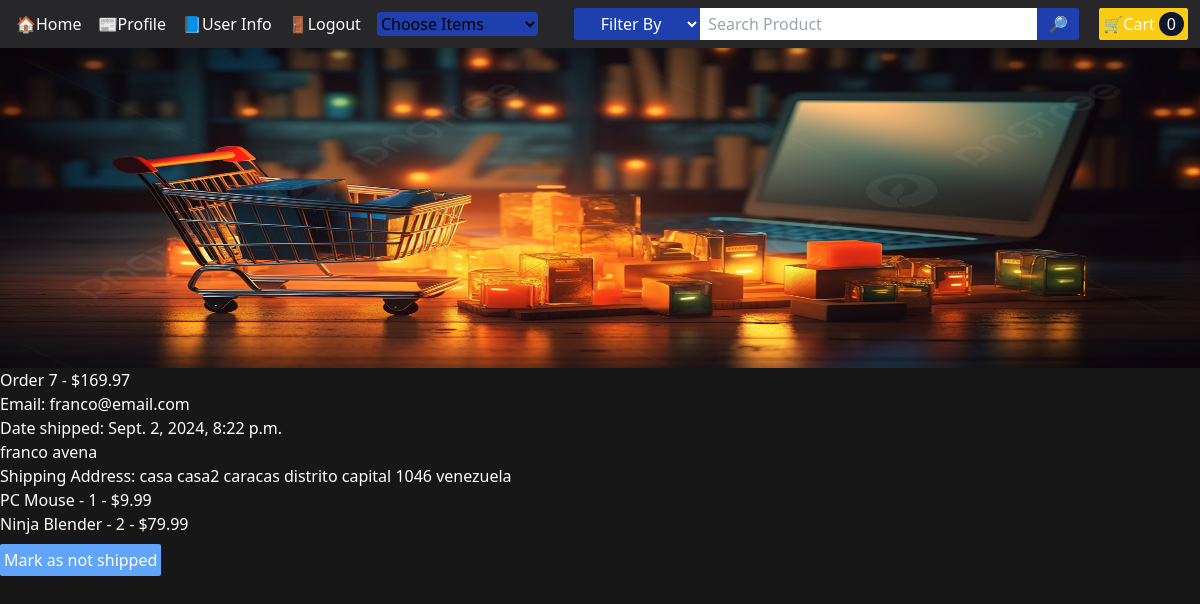
Page /payment/orders/7 (signed in) on the committed database.
### payment/models.py (models this page shows, shortened)
class Order(models.Model):
    user = models.ForeignKey(User, on_delete=models.CASCADE, null=True, blank=True)
    full_name = models.CharField(max_length=250)
    email = models.EmailField(max_length=250)
    shipping_address = models.TextField(max_length=15000)
    amount_paid = models.DecimalField(max_digits=7, decimal_places=2)
    date_ordered = models.DateField(auto_now_add=True)
    shipped = models.BooleanField(default=False)
    date_shipped = models.DateTimeField(blank=True, null=True)

class OrderItem(models.Model):
    order = models.ForeignKey(Order, on_delete=models.CASCADE, null=True)
    product = models.ForeignKey(Product, on_delete=models.CASCADE, null=True)
    user = models.ForeignKey(User, on_delete=models.CASCADE, null=True, blank=True)
    quantity = models.PositiveBigIntegerField(default=1)
    price = models.DecimalField(max_digits=7, decimal_places=2)

### mystore/models.py (models this page shows)
class Product(models.Model):
    id = models.IntegerField(primary_key=True)
    title = models.CharField(max_length=80)
    description = models.CharField(max_length=250)
    image = models.ImageField(blank=True)
    price = models.DecimalField(max_digits=6, decimal_places=2)
    department = models.CharField(max_length=80)
    slug = models.SlugField()

### payment/views.py (the view)
# urls.py: path("orders/<int:pk>", orders, name="orders"),
def orders(request, pk):
    if request.user.is_authenticated and request.user.is_superuser:
        order = Order.objects.get(id=pk)
        items = OrderItem.objects.filter(order=pk)
        if request.POST:
            status = request.POST["shipping_status"]
            if status == "true":
                order = Order.objects.filter(id=pk)
                now = datetime.datetime.now()
                order.update(shipped=True, date_shipped=now)
            else:
                order = Order.objects.filter(id=pk)
                order.update(shipped=False)
            messages.success(request, "shipping status updated")
            return redirect("home")
        else:
            pass
        return render(request, "payment/orders.html", {"order":order, "items":items})
    else:
        messages.success(request, "Access Denied")
        return redirect("home")

### shoppingcart/context_processors.py (called while the page is built)
def shoppingcart(request):
    return {"shoppingcart": ShoppingCart(request)}

### shoppingcart/shoppingcart.py (called while the page is built)
    def __len__(self):
        return len(self.cart)

### payment/templates/payment/orders.html (shortened to what this page needs)
{% extends "base.html" %}
{% load static %}
{% block content %}
  <div class="Header h-80 relative">
    <img class="h-full w-full" src="{% static "images/onlineShopping.jpg" %}" alt="">
    <h1 class="text-white">Order {{ order.id }} - ${{ order.amount_paid }}</h1>
    <h1 class="text-white">Email: {{order.email}}</h1>
    {% if order.shipped %}
        <h1 class="text-white">Date shipped: {{order.date_shipped}}</h1>
    {% else %}
        <h1 class="text-white">Date ordered: {{order.date_ordered}}</h1>
    {% endif %}
    <h1 class="text-white">{{order.full_name}}</h1>
    <h1 class="text-white">Shipping Address: {{order.shipping_address}}</h1>
    {% for item in items  %}
        <h1 class="text-white">
            {{ item.product.title }} - {{ item.quantity }} - ${{ item.price }}
        </h1>
    {% endfor %}
    {% if not order.shipped  %}
      <form method="POST">
        {% csrf_token %}
        <input type="hidden" name="shipping_status" value="true">
        <button type="Submit" class="flex content-center text-white bg-blue-400 mt-2 p-1 rounded-sm hover:opacity-85">Mark as shipped</button>
      </form>
    {% else %}
    <form method="POST">
      <button type="Submit" class="flex content-center text-white bg-blue-400 mt-2 p-1 rounded-sm hover:opacity-85">Mark as not shipped</button>
    </form>
    {% endif %}
  </div>
{% endblock content %}

### rows in the picture
Order: id "7", amount_paid "169.97", email "franco@email.com", date_shipped "Sept. 2, 2024, 8:22 p.m.", full_name "franco avena", shipping_address "casa casa2 caracas distrito capital 1046 venezuela"
OrderItem: product "PC Mouse", quantity "1", price "9.99"
OrderItem: product "Ninja Blender", quantity "2", price "79.99"

### other values in the picture
{{ shoppingcart|length }} "0"
